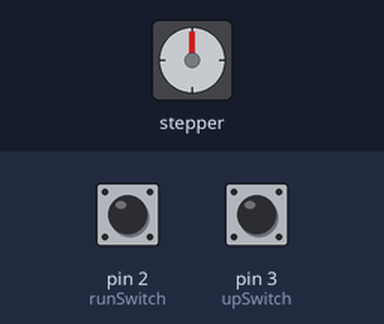
A sketch run on a simulated Arduino Uno, built with avr-gcc and run on an emulated ATmega328P. On the bench: stepper motor. The inputs (shaded band) are chosen by the test bench; at power-on: pin 2 (runSwitch) HIGH, pin 3 (upSwitch) HIGH. Stepper angles assume 200 steps per turn.

Above: at 1.2 s.
1.3 s: pin 2 (runSwitch) pulled LOW for 0.15 s
At 1.45 s:
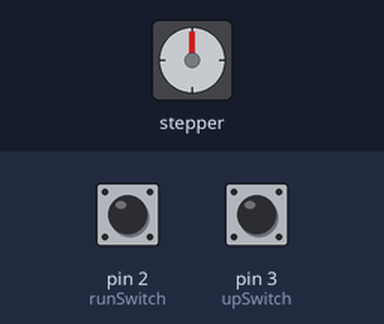
At 2.66 s:
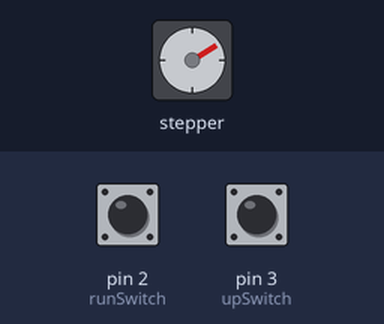
4.3 s: pin 3 (upSwitch) pulled LOW for 0.15 s
7.3 s: pin 3 (upSwitch) pulled LOW for 1 s
11.3 s: pin 2 (runSwitch) pulled LOW for 1 s
At 11.3 s:
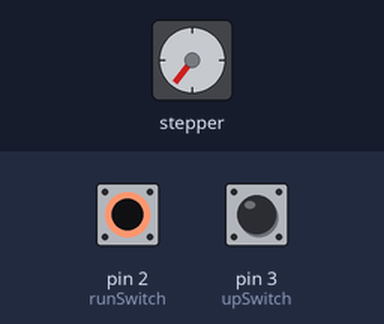
Timing chart, 0 to 14.3 s (numbered marks = the images above; inputs shaded):
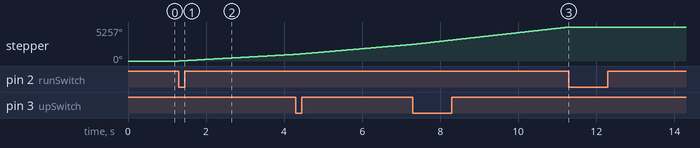

The sketch:

Accelstepper_drive.ino
```cpp
// (licence header left out)
#include <AccelStepper.h>

int drive_speed = 200; // initial speed
int speed_step = 100; // value of speed change
int upSwitch = 3;  // Push button for increase motor speed
int downSwitch = 4;  // Push button for slow down the motor
int runSwitch = 2;
boolean setRun = 0;


// Define a stepper and the pins it will use
//AccelStepper stepper; // Defaults to AccelStepper::FULL4WIRE (4 pins) on 2, 3, 4, 5
AccelStepper stepper(1,7,6);


void start_stop (){
    setRun = !setRun;

}

void slower (){
    setRun = 1;
    if (drive_speed > 100){
      drive_speed = drive_speed-speed_step;
    }
    stepper.setSpeed(drive_speed);
}

void faster (){
    setRun = 1;
    if (drive_speed <= (1000-speed_step)){
      drive_speed = drive_speed+speed_step;
    }
    stepper.setSpeed(drive_speed);
}

void setup()
{
  // Change these to suit your stepper if you want
  stepper.setMaxSpeed(1000);
  stepper.setAcceleration(100);
  //stepper.moveTo(2000);
  stepper.setSpeed(drive_speed);
  attachInterrupt(digitalPinToInterrupt(upSwitch), faster, FALLING);
  attachInterrupt(digitalPinToInterrupt(downSwitch), slower, FALLING);
  attachInterrupt(digitalPinToInterrupt(runSwitch), start_stop, FALLING);
}

void loop()
{
    if (setRun == 1){
        stepper.runSpeed();
    }

}
```

Measured:
- after the input at 1.3 s, stepper: keeps turning clockwise at about 344°/s, starting at once
- after the input at 11.3 s, stepper: stops changing and stays 5257°
